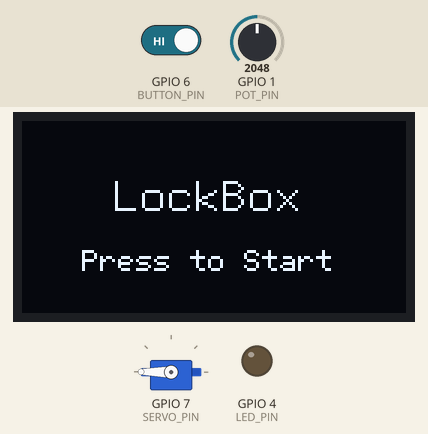
Simulated run of this sketch. Board: ESP32-S3. Parts: servo, 128×64 one-colour display, output pins drawn as LEDs (lit = HIGH). Inputs (shaded band) come from the test bench; at power-on: GPIO 6 (BUTTON_PIN) HIGH, GPIO 1 (POT_PIN) = 2048. What the sketch prints to the serial monitor is not drawn.

Above: at 1.2 s.
1.3 s: GPIO 6 (BUTTON_PIN) driven LOW
At 2.1 s:
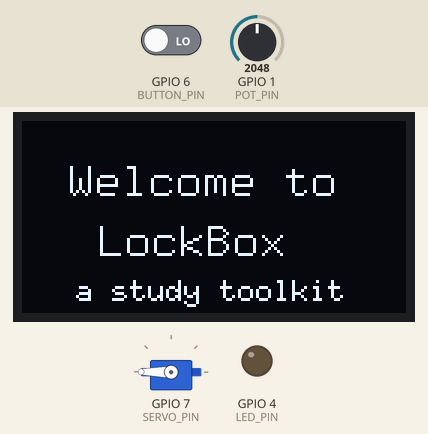
At 6.35 s:
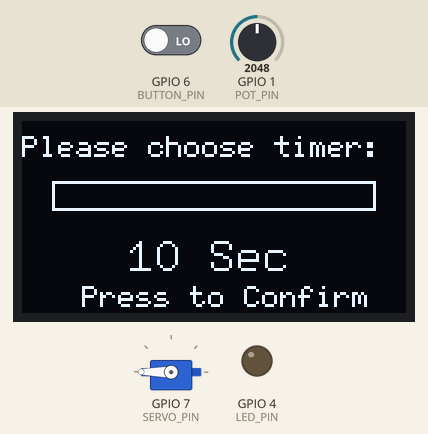
Timing chart, 0 to 6.4 s (numbered marks = the images above; inputs shaded):
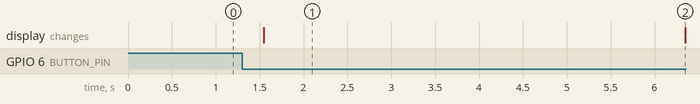

Measured:
- after the input at 1.3 s, the display: changes after 0.25 s (image 1)
- what the display in image 1 shows lasts 4.8 s, from 1.5 s to 6.3 s

The sketch:

LockBox.ino
```cpp
#include <Arduino.h>
#include <U8g2lib.h>
#include <Wire.h>
#include <Servo.h>

// Pin Definitions for Grove Beginner Kit
#define LED_PIN 4
#define BUZZER_PIN 5
#define BUTTON_PIN 6
#define POT_PIN A0
#define SERVO_PIN 7

// Optimized for RAM usage (Page Buffer)
// CHANGED: Switched to _1_ (Page Buffer) to fix memory issues
U8G2_SSD1306_128X64_NONAME_1_HW_I2C u8g2(U8G2_R0, U8X8_PIN_NONE);

// Servo Positions
#define SERVO_LOCKED 90
#define SERVO_UNLOCKED 180

// States (Aligned with ESP32 Dashboard)
#define STATE_WELCOME 0
#define STATE_SELECT_TIME 1
#define STATE_COUNTDOWN 2
#define STATE_LOCKED 3
#define STATE_COMPLETE 4
#define STATE_EMERGENCY 5
#define STATE_IDLE 99

int currentState = STATE_IDLE;
unsigned long stateStartTime = 0;
unsigned long timerTotalSeconds = 0;
long timerRemainingSeconds = 0;
unsigned long lastStatusTime = 0;
int emergencyCount = 0;

Servo lockServo;
bool lastButtonState = HIGH;

// Timer Options: Demo 10s, then 10m to 120m in 10m intervals
int timeOptionsSec[] = {10, 600, 1200, 1800, 2400, 3000, 3600, 4200, 4800, 5400, 6000, 6600, 7200};
const char* timeOptionLabels[] = {"10 Sec", "10 Min", "20 Min", "30 Min", "40 Min", "50 Min", "1 Hour", "1h 10m", "1h 20m", "1h 30m", "1h 40m", "1h 50m", "2 Hours"};
int selectedOption = 0;

void setup() {
  pinMode(LED_PIN, OUTPUT);
  pinMode(BUZZER_PIN, OUTPUT);
  pinMode(BUTTON_PIN, INPUT_PULLUP);

  lockServo.attach(SERVO_PIN);
  lockServo.write(SERVO_UNLOCKED);

  Serial.begin(115200); // Communication with ESP32 (D0/D1)

  u8g2.begin();
  u8g2.setDisplayRotation(U8G2_R2); // Standard for Grove kit orientation

  digitalWrite(LED_PIN, LOW);
  noTone(BUZZER_PIN);

  stateStartTime = millis();
}

void loop() {
  handleButton();
  handleSerial();
  updateState();
  drawScreen();
  sendSerialStatus();
  delay(10);
}

void handleButton() {
  bool currentButtonState = digitalRead(BUTTON_PIN);
  if (currentButtonState == LOW && lastButtonState == HIGH) {
    if (currentState == STATE_IDLE) {
      changeState(STATE_WELCOME);
    } else if (currentState == STATE_SELECT_TIME) {
      changeState(STATE_COUNTDOWN);
    } else if (currentState == STATE_LOCKED) {
      emergencyCount++;
      changeState(STATE_EMERGENCY);
    } else if (currentState == STATE_COMPLETE || currentState == STATE_EMERGENCY) {
      changeState(STATE_IDLE);
    }
    delay(200); // Debounce
  }
  lastButtonState = currentButtonState;
}

void handleSerial() {
  if (Serial.available()) {
    String cmd = Serial.readStringUntil('\n');
    cmd.trim();
    if (cmd == "RESET_EMERGENCY") {
      emergencyCount = 0;
    }
  }
}

void changeState(int newState) {
  currentState = newState;
  stateStartTime = millis();

  if (newState == STATE_LOCKED) {
    lockServo.write(SERVO_LOCKED);
    timerRemainingSeconds = timeOptionsSec[selectedOption];
    timerTotalSeconds = timerRemainingSeconds;
  } else {
    lockServo.write(SERVO_UNLOCKED);
    digitalWrite(LED_PIN, LOW);
    noTone(BUZZER_PIN);
    if (newState == STATE_IDLE) {
      timerRemainingSeconds = 0;
      timerTotalSeconds = 0;
    }
  }
}

void updateState() {
  unsigned long elapsed = millis() - stateStartTime;

  switch (currentState) {
    case STATE_WELCOME:
      if (elapsed >= 5000) {
        changeState(STATE_SELECT_TIME);
      }
      break;

    case STATE_SELECT_TIME:
      // FIXED: Inverted mapping for potentiometer direction
      selectedOption = map(analogRead(POT_PIN), 0, 1023, 12, 0);
      break;

    case STATE_COUNTDOWN:
      if (elapsed < 3000) {
        // Flash LED at start of each second (3, 2, 1)
        int sub = elapsed % 1000;
        digitalWrite(LED_PIN, (sub < 200) ? HIGH : LOW);
      } else if (elapsed < 4500) {
        // "Ready!" phase - LED Solid and Buzzer
        digitalWrite(LED_PIN, HIGH);
        if (elapsed < 3500) tone(BUZZER_PIN, 1000);
        else noTone(BUZZER_PIN);
      } else {
        digitalWrite(LED_PIN, LOW);
        noTone(BUZZER_PIN);
        changeState(STATE_LOCKED);
      }
      break;

    case STATE_LOCKED:
      {
        long remaining = (long)timerTotalSeconds - (elapsed / 1000);
        if (remaining <= 0) {
          timerRemainingSeconds = 0;
          changeState(STATE_COMPLETE);
        } else {
          timerRemainingSeconds = remaining;
        }
      }
      break;

    case STATE_EMERGENCY:
      // ALERT: Flash LED and Pulse Buzzer for 2 seconds
      if (elapsed < 2000) {
        int sub = elapsed % 400;
        digitalWrite(LED_PIN, (sub < 200) ? HIGH : LOW);
        if (sub < 200) tone(BUZZER_PIN, 800);
        else noTone(BUZZER_PIN);
      } else {
        digitalWrite(LED_PIN, LOW);
        noTone(BUZZER_PIN);
      }
      break;
  }
}

void sendSerialStatus() {
  if (millis() - lastStatusTime >= 200) {
    lastStatusTime = millis();

    int mins = timerRemainingSeconds / 60;
    int secs = timerRemainingSeconds % 60;
    int reportedState = (currentState == STATE_IDLE) ? STATE_WELCOME : currentState;
    int isLocked = (lockServo.read() == SERVO_LOCKED) ? 1 : 0;

    Serial.print(F("STATUS:"));
    Serial.print(mins);
    Serial.print(F("|"));
    Serial.print(secs);
    Serial.print(F("|"));
    Serial.print(reportedState);
    Serial.print(F("|"));
    Serial.print(emergencyCount);
    Serial.print(F("|"));
    Serial.println(isLocked);
  }
}

void drawScreen() {
  u8g2.firstPage();
  do {
    if (currentState == STATE_IDLE) {
      u8g2.setFont(u8g2_font_9x15_tf);
      u8g2.drawStr(30, 30, "LockBox");
      u8g2.setFont(u8g2_font_6x12_tf);
      u8g2.drawStr(20, 50, "Press to Start");
    } else if (currentState == STATE_WELCOME) {
      u8g2.setFont(u8g2_font_9x15_tf);
      u8g2.drawStr(15, 25, "Welcome to");
      u8g2.drawStr(25, 45, "LockBox");
      u8g2.setFont(u8g2_font_6x10_tf);
      u8g2.drawStr(18, 60, "a study toolkit");
    } else if (currentState == STATE_SELECT_TIME) {
      u8g2.setFont(u8g2_font_6x12_tf);
      u8g2.drawStr(0, 12, "Please choose timer:");
      u8g2.drawFrame(10, 20, 108, 10);
      // FIXED: Inverted bar width logic
      int barWidth = map(analogRead(POT_PIN), 0, 1023, 108, 0);
      u8g2.drawBox(10, 20, barWidth, 10);
      u8g2.setFont(u8g2_font_9x15_tf);
      u8g2.drawStr(35, 50, timeOptionLabels[selectedOption]);
      u8g2.setFont(u8g2_font_6x10_tf);
      u8g2.drawStr(20, 62, "Press to Confirm");
    } else if (currentState == STATE_COUNTDOWN) {
      unsigned long elapsed = millis() - stateStartTime;
      if (elapsed < 3000) {
        u8g2.setFont(u8g2_font_fub20_tn);
        if (elapsed < 1000) u8g2.drawStr(55, 45, "3");
        else if (elapsed < 2000) u8g2.drawStr(55, 45, "2");
        else u8g2.drawStr(55, 45, "1");
      } else {
        u8g2.setFont(u8g2_font_9x15_tf);
        u8g2.drawStr(35, 40, "Ready!");
      }
    } else if (currentState == STATE_LOCKED) {
      u8g2.setFont(u8g2_font_6x12_tf);
      u8g2.drawStr(10, 15, "Remaining Time:");
      char buf[10];
      sprintf(buf, "%02d:%02d", (int)(timerRemainingSeconds / 60), (int)(timerRemainingSeconds % 60));
      u8g2.setFont(u8g2_font_9x15_tf);
      u8g2.drawStr(40, 35, buf);
      u8g2.drawFrame(10, 40, 108, 8);
      if (timerTotalSeconds > 0) {
        int progWidth = (timerRemainingSeconds * 108) / timerTotalSeconds;
        u8g2.drawBox(10, 40, progWidth, 8);
      }
      u8g2.setFont(u8g2_font_6x10_tf);
      // SHIFTED LEFT: x=5 to fit "Press for Emergency" on screen
      u8g2.drawStr(5, 58, "Press for Emergency");
    } else if (currentState == STATE_COMPLETE || currentState == STATE_EMERGENCY) {
      u8g2.setFont(u8g2_font_6x12_tf);
      if (currentState == STATE_COMPLETE) {
        u8g2.setFont(u8g2_font_9x15_tf); // LARGER BOLD FONT
        u8g2.drawStr(25, 30, "COMPLETE!");
        u8g2.setFont(u8g2_font_6x12_tf);
      } else {
        u8g2.drawStr(10, 20, "EMERGENCY BUTTON");
        u8g2.drawStr(35, 35, "PRESSED!");
      }
      u8g2.drawStr(20, 50, "Box is Unlocked");
      u8g2.drawStr(22, 62, "Press to Reset");
    }
  } while (u8g2.nextPage());
}
```
